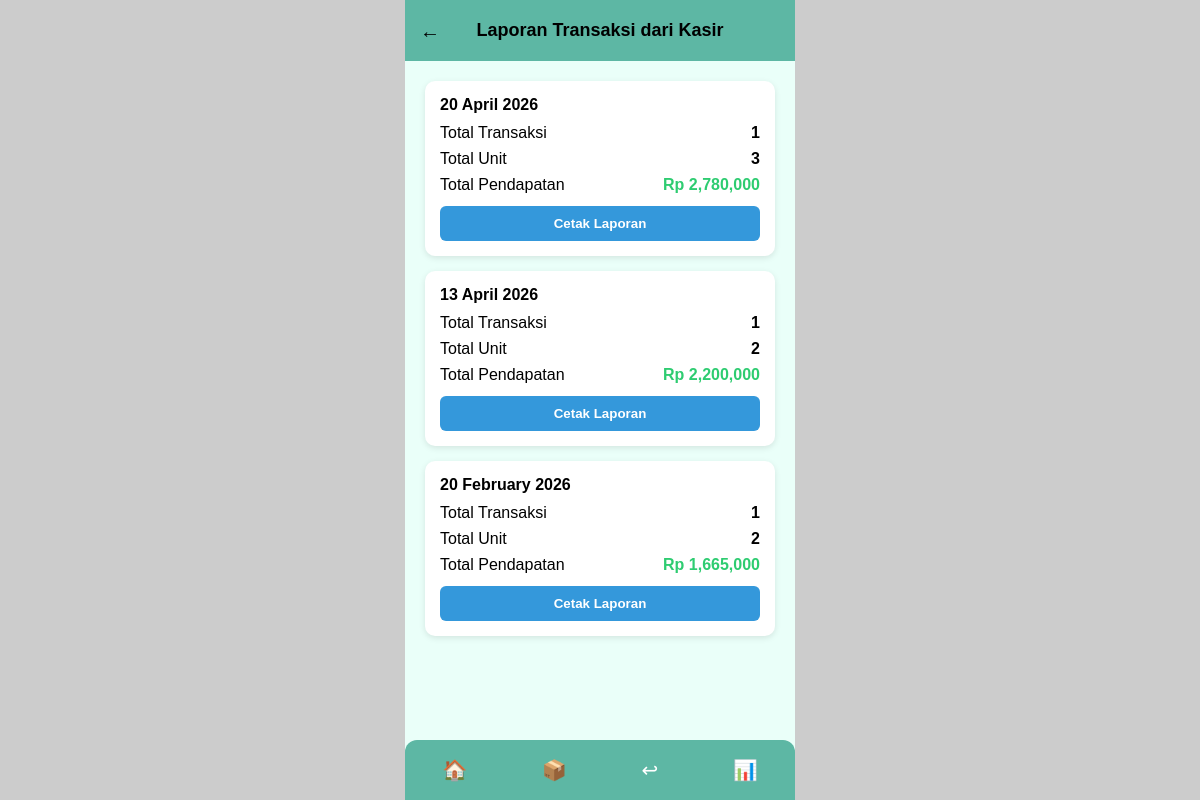
Screenshot of /Admin/laporan_dari_kasir.php with the database file from the repository.
### tables this page shows
CREATE TABLE `laporan_transaksi` (
  `id_laporan` int NOT NULL,
  `tanggal` date DEFAULT NULL,
  `total_transaksi` int DEFAULT NULL,
  `total_unit` int DEFAULT NULL,
  `total_pendapatan` int DEFAULT NULL
);

### Admin/laporan_dari_kasir.php (the view, shortened to what this page needs)
<?php
include "../config.php";
$query = mysqli_query($conn,"
    SELECT * FROM laporan_transaksi
    ORDER BY tanggal DESC
");
?>
<!DOCTYPE html>
<html lang="en">
<head>
    <link rel="stylesheet" href="style_laporan_dari_kasir.css">
</head>
<body>
<div class="mobile-wrapper">
    <div class="header">
        <a href="dashboard_admin.php" class="back">←</a>
        <h3>Laporan Transaksi dari Kasir</h3>
    </div>
    <div class="list-container">
    <?php while($d=mysqli_fetch_assoc($query)){ ?>
    <div class="card">
        <p class="tanggal">
            <?= date("d F Y", strtotime($d['tanggal'])) ?>
        </p>
        <div class="info">
            <p>Total Transaksi</p>
            <strong><?= $d['total_transaksi'] ?></strong>
        </div>
        <div class="info">
            <p>Total Unit</p>
            <strong><?= $d['total_unit'] ?></strong>
        </div>
        <div class="info pendapatan">
            <p>Total Pendapatan</p>
            <strong>Rp <?= number_format($d['total_pendapatan']) ?></strong>
        </div>
        <div class="btn-area">
            <a href="../cetak_laporan.php?tanggal=<?= $d['tanggal'] ?>" target="_blank">
                <button class="btn-cetak">Cetak Laporan</button>
            </a>
        </div>
    </div>
    <?php } ?>
    </div>
    <div class="bottom-nav">
        <a href="dashboard_admin.php">🏠</a>
        <a href="stok_barang.php">📦</a>
        <a href="pengajuan_retur.php">↩</a>
        <a href="laporan_dari_kasir.php">📊</a>
    </div>
</div>
</body>
</html>

### Admin/style_laporan_dari_kasir.css (style rules this page uses)
* { box-sizing:border-box; margin:0; padding:0; }
body { margin: 0; background: #ccc; display: flex; justify-content: center; font-family: Arial, sans-serif; }
.mobile-wrapper { width: 390px; min-height: 100vh; background: #eafff9; display: flex; flex-direction: column; overflow-x: hidden; }
.header { background:#5DB7A4; padding:20px; color: black; text-align:center; position:relative; }
.header h3 { font-size:18px; font-weight:600; }
.back { position:absolute; left:15px; top:50%; transform:translateY(-50%); text-decoration:none; font-size:20px; color:black; }
.list-container { padding:20px; }
.card { background:white; border-radius:10px; padding:15px; margin-bottom:15px; box-shadow:0 2px 6px rgba(0,0,0,0.1); }
.tanggal { font-weight:bold; margin-bottom:10px; }
.info { display:flex; justify-content:space-between; margin-bottom:8px; }
.pendapatan strong { color:#2ecc71; }
.btn-area { margin-top:12px; text-align:center; }
.btn-cetak { background:#3498db; color:white; border:none; padding:10px 15px; border-radius:6px; cursor:pointer; width:100%; font-weight:600; }
.bottom-nav { position: fixed; bottom: 0; width: 390px; height: 60px; background: #5DB7A4; display: flex; justify-content: space-around; align-items: center; font-size: 22px; border-top-left-radius: 12px; border-top-right-radius: 12px; }
.bottom-nav a { color: white; font-size: 20px; text-decoration: none; }

### rows the page displays
laporan_transaksi: tanggal "20 April 2026", total_transaksi "1", total_unit "3", total_pendapatan "2,780,000"
laporan_transaksi: tanggal "13 April 2026", total_transaksi "1", total_unit "2", total_pendapatan "2,200,000"
laporan_transaksi: tanggal "20 February 2026", total_transaksi "1", total_unit "2", total_pendapatan "1,665,000"
